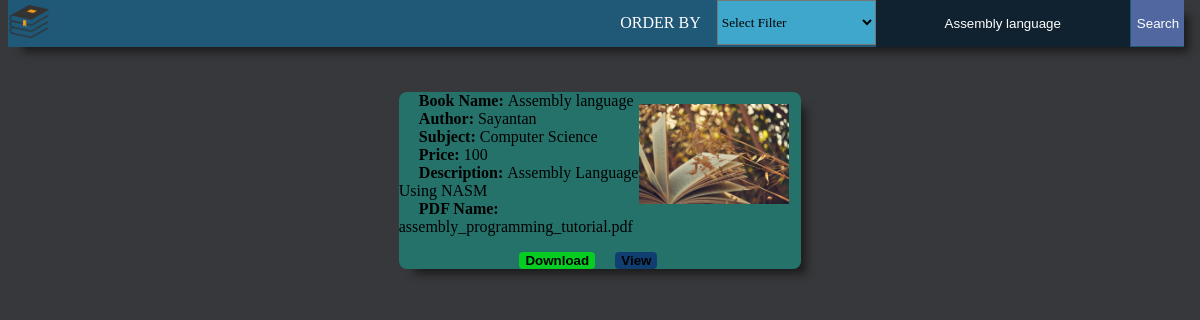
Screenshot of /php/Search_Record.php?Book_Name=Assembly language with the database file from the repository.
### tables this page shows
CREATE TABLE `upload_record` (
  `ID` int(11) NOT NULL,
  `Email` char(50) DEFAULT NULL,
  `Book_Name` char(30) DEFAULT NULL,
  `Author` char(30) DEFAULT NULL,
  `Subject` char(30) DEFAULT NULL,
  `Price` int(11) DEFAULT NULL,
  `Description` text,
  `PDF_Name` text,
  `Image_Name` text,
  `downloads` int(11) DEFAULT '0',
  `views` int(11) DEFAULT '0',
  `Upload_Date_Time` datetime DEFAULT CURRENT_TIMESTAMP,
  `Priority_Points` int(11) DEFAULT '0'
);

### php/Search_Record.php (the view, shortened to what this page needs)
<!DOCTYPE html>
<html>
<head>
<link rel="stylesheet" type="text/css" href="css/Search_Record.css" />
<link rel="stylesheet" type="text/css" href="css/navigation_panel.css" />
</head>
<body bgcolor="#37383b" style="background-size: cover;height: 100%;background-attachment: fixed">
<ul class="navigation_bar">
<li style="float: left;"><img src="images/logo.png" width="42%" title="Next Book Store" /></li>
<form method="GET" action="<?php echo htmlspecialchars($_SERVER['PHP_SELF']) ?>">
<li style="float: right"><input type="submit" name="submit" value="Search" /></li>
<li style="float: right"><input type="text" placeholder="Enter Book Name" name="Book_Name" required value="<?php
if(isset($_GET['Book_Name']))
echo $_GET['Book_Name'];
else
echo $_SESSION['Book_Name'];
?>"/>
</li>
</form>
<li style="float: right">
<select id="orderBy">
<option value="none" select>Select Filter</option>
</select>
</li>
<li style="float: right;"><a>ORDER BY</a></li>
</ul>
<br><br><br><br>
<?php
if(!isset($_GET['Filter']))
{
$Filter=1;
}
else
{
$Filter=$_GET['Filter'];
}
	function validate_input($Input)
		{
		$Input=trim($Input);
		$Input=stripslashes($Input);
		$Input=htmlspecialchars($Input);
		return $Input;
		}
	if(!isset($_GET['Book_Name']))
	{
	$Input=$_SESSION['Book_Name'];
	}
	else
	{
	$Input=$_GET['Book_Name'];
	}
$Search_Query=validate_input($Input);
require("Connection.php");
$Command1="SELECT * FROM upload_record where Book_Name LIKE '%$Search_Query%' OR Description LIKE '%$Search_Query%' OR Author LIKE '%$Search_Query%' OR Subject LIKE '%$Search_Query%' ORDER BY Upload_Date_Time DESC";
$Command2="SELECT * FROM upload_record where Book_Name LIKE '%$Search_Query%' OR Description LIKE '%$Search_Query%' OR Author LIKE '%$Search_Query%' OR Subject LIKE '%$Search_Query%' ORDER BY Upload_Date_Time ASC";
$Command3="SELECT * FROM upload_record where Book_Name LIKE '%$Search_Query%' OR Description LIKE '%$Search_Query%' OR Author LIKE '%$Search_Query%' OR Subject LIKE '%$Search_Query%' ORDER BY Priority_Points DESC";
$Command4="SELECT * FROM upload_record where Book_Name LIKE '%$Search_Query%' OR Description LIKE '%$Search_Query%' OR Author LIKE '%$Search_Query%' OR Subject LIKE '%$Search_Query%' ORDER BY Priority_Points ASC";
	if($Filter==1)
$Result=mysqli_query($Connection,$Command1);
	elseif($Filter==2)
$Result=mysqli_query($Connection,$Command2);
	elseif($Filter==3)
$Result=mysqli_query($Connection,$Command3);
	else
$Result=mysqli_query($Connection,$Command4);
	if(mysqli_num_rows($Result)>0)
	{
		while($Display=mysqli_fetch_assoc($Result))
		{
		echo "<div class=card>";
		echo "<span style='padding-left: 5%'><b>Book Name: </b></span>".$Display['Book_Name'];
		echo "<img src='Image_uploads/".$Display['Image_Name']."'height='100' width='150' align='right' style='margin-top: 3%;margin-right: 3%'/>"."<br>";
		echo "<span style='padding-left: 5%'><b>Author: </b></span>".$Display['Author']."<br>";
		echo "<span style='padding-left: 5%'><b>Subject: </b></span>".$Display['Subject']."<br>";
		echo "<span style='padding-left: 5%'><b>Price: </b></span>".$Display['Price']."<br>";
		echo "<span style='padding-left: 5%'><b>Description: </b></span>".$Display['Description']."<br>";
		echo "<span style='padding-left: 5%'><b>PDF Name: </b></span>".$Display['PDF_Name']."<br>";
		echo "<a href='Download_PDF.php?id=".$Display['ID']."&PDF_Name=".$Display['PDF_Name']."'>";
		echo "<span style='padding-left: 30%'><button style='background-color: #07cc21;border: none;cursor:pointer;border-radius: 4px;margin-top: 4%' type='button'><b>Download</b></button></span>";
		echo "</a>";
		echo "<a href='View_PDF.php?id=".$Display['ID']."&PDF_Name=".$Display['PDF_Name']."'>";
		echo "<span style='padding-left: 5%'><button style='background-color: #113e71;border:none; cursor:pointer;border-radius: 4px;margin-top: 4%' type='button'><b>View</b></button></span>";
		echo "</a>";
		echo "</div>";
		}
	}
	else
	{
	echo "<span style='padding-left:45%;color: red'>No Record Found</span>";
	}
?>
</body>
</html>

### php/css/Search_Record.css (style rules this page uses)
.card { margin-top: 1%; margin-left: 33%; margin-right: 33%; border-radius: 8px; background-color: rgba(30,138,127,0.7); box-shadow: 10px 10px 8px -5px #1c1c1d; }

### php/css/navigation_panel.css (style rules this page uses)
ul { list-style-type: none; top: 0; margin-top: 0; padding: 0; overflow: hidden; position: fixed; width: 98%; background-color: rgba(10,120,180,0.5); box-shadow: 10px 10px 8px -5px #1c1c1d; }
li { float: left; }
li a { display: block; color: white; text-align: center; padding: 14px 16px; text-decoration: none; }
input[type=submit] { border: none; color: white; text-align: center; display: block; background-color: rgba(130,120,200,0.5); height: 46px; margin-left: 2%; text-decoration: none; width: 100%; }
input[type=text] { border: none; text-align: center; color: white; display: block; background-color: rgba(10,12,18,0.7); height: 45px; width: 250px; }
select { background-color: #3fa6cc; display: block; height: 45px; font-size: 11; font-family: Arial Rounded MT Bold; position: relative; }
select option { background-color: #3fa6cc; display: block; height: 45px; font-size: 10; font-family: Arial Rounded MT Bold; }

### rows the page displays
upload_record: Book_Name "Assembly language", Image_Name (picture), Author "Sayantan", Subject "Computer Science", Price "100", Description "Assembly Language Using NASM", PDF_Name "assembly_programming_tutorial.pdf"
